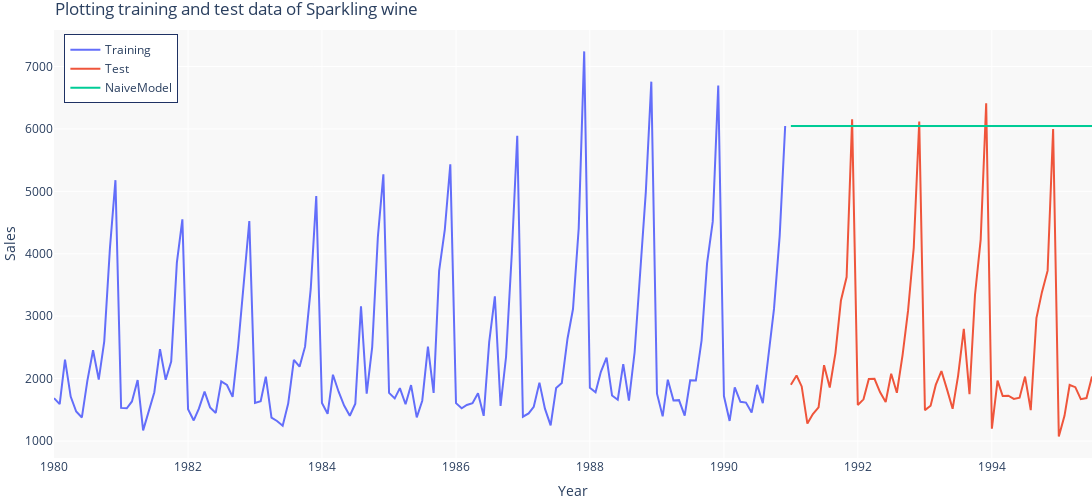

Notebook code cell kept with this figure:
### Code cell
NaiveModel_train = train_Sparkling.copy()
NaiveModel_test = test_Sparkling.copy()
NaiveModel_test['naive'] = np.asarray(train_Sparkling['Sparkling'])[len(np.asarray(train_Sparkling['Sparkling']))-1]
NaiveModel_test['naive'].head()
plot3 = go.Scatter(x=NaiveModel_test.index,y=NaiveModel_test['naive'],name='NaiveModel'); fig_Sparkling.add_trace(plot3); fig_Sparkling.show()
rmse_test = metrics.mean_squared_error(test_Sparkling['Sparkling'],NaiveModel_test['naive'],squared=False)

TestResults_Sparkling = pd.DataFrame({'Test RMSE': [rmse_test]},index=['NaiveModel'])

TestResults_Sparkling
